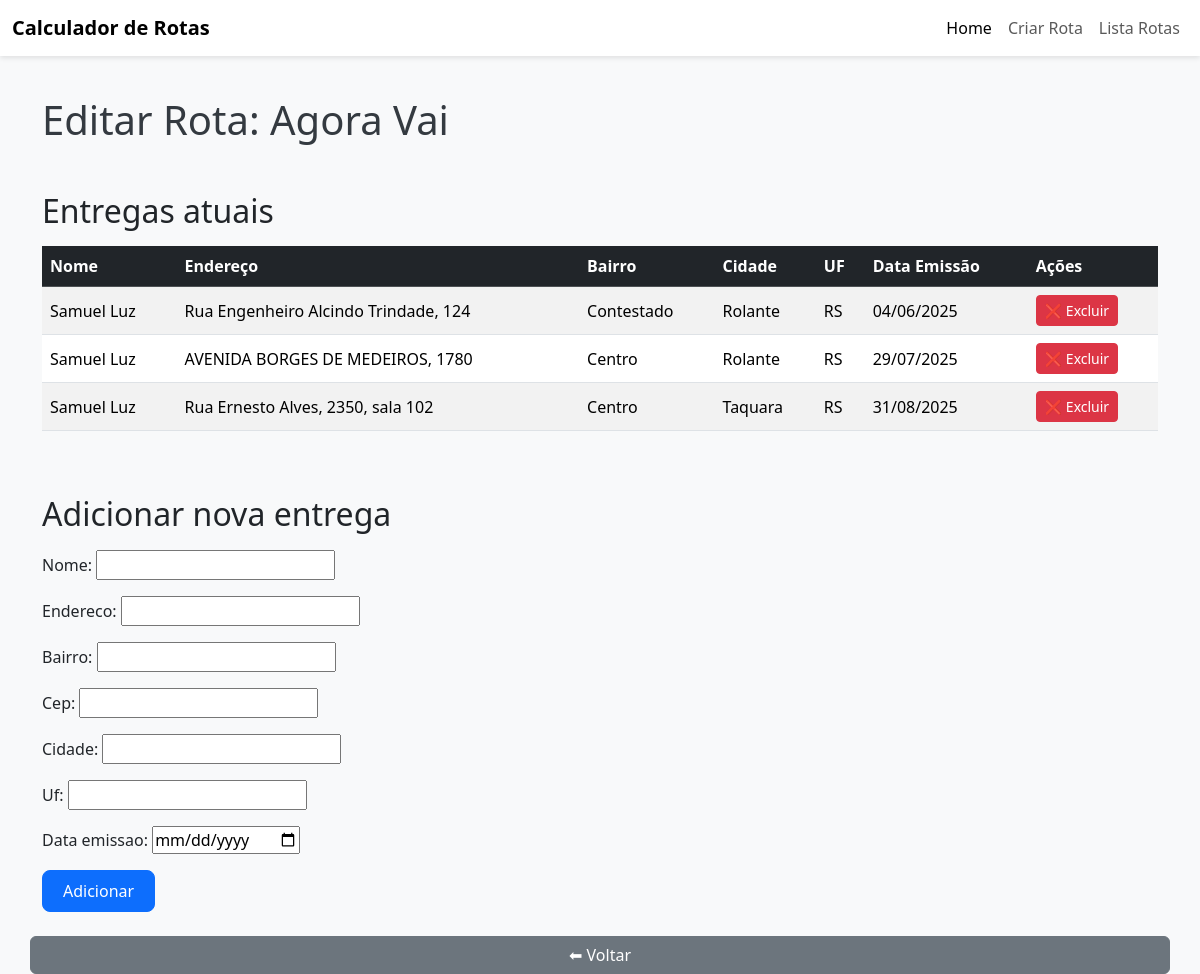
Screenshot of /rotas/editar/30/ with the database file from the repository.
### rotas/models/rota.py (models this page shows, shortened)
class Rota(models.Model):
    nome = models.CharField(max_length=100)
    data_criacao = models.DateTimeField(auto_now_add=True)
    entregas = models.ManyToManyField('Entrega', related_name='rotas')

### rotas/models/entrega.py (models this page shows, shortened)
class Entrega(models.Model):
    nome = models.CharField(max_length=100)
    endereco = models.CharField(max_length=100)
    bairro = models.CharField(max_length=100)
    cep = models.CharField(max_length=100)
    cidade = models.CharField(max_length=100)
    uf = models.CharField(max_length=100)
    data_emissao = models.DateField()
    data_adicao = models.DateField(auto_now_add=True)

### rotas/views/rota.py (the view)
# urls.py: path('editar/<int:rota_id>/', views.editar_rota, name='editar_rota'),
def editar_rota(request, rota_id):
    rota = get_object_or_404(Rota, id=rota_id)
    if request.method == 'POST':
        form = EntregasForm(request.POST)
        if form.is_valid():
            entrega = form.save()
            rota.entregas.add(entrega)
            return redirect('rotas:editar_rota', rota_id=rota.id)
    else:
        form = EntregasForm()
    entregas = rota.entregas.all()
    return render(request, 'rotas/editar_rota.html', {'rota': rota, 'entregas': entregas, 'form': form})

### rotas/forms/entregas_form.py
class EntregasForm(forms.ModelForm):
    class Meta:
        model = Entrega
        fields = ['nome', 'endereco', 'bairro', 'cep', 'cidade', 'uf', 'data_emissao']
        widgets = {
            'data_emissao': forms.DateInput(attrs={'type': 'date'}),
        }

### rotas/templates/rotas/editar_rota.html (shortened to what this page needs)
{% extends 'menu.html' %}
{% block conteudo %}
<h1 class="mb-4">Editar Rota: {{ rota.nome }}</h1>
<h2 class="mt-4 mb-3">Entregas atuais</h2>
{% if entregas %}
<div class="table-responsive">
  <table class="table table-striped table-hover align-middle">
    <thead class="table-dark">
      <tr>
        <th>Nome</th>
        <th>Endereço</th>
        <th>Bairro</th>
        <th>Cidade</th>
        <th>UF</th>
        <th>Data Emissão</th>
        <th>Ações</th>
      </tr>
    </thead>
    <tbody>
      {% for entrega in entregas %}
      <tr>
        <td>{{ entrega.nome }}</td>
        <td>{{ entrega.endereco }}</td>
        <td>{{ entrega.bairro }}</td>
        <td>{{ entrega.cidade }}</td>
        <td>{{ entrega.uf }}</td>
        <td>{{ entrega.data_emissao|date:"d/m/Y" }}</td>
        <td>
          <a href="{% url 'rotas:excluir_entrega' rota.id entrega.id %}"
             class="btn btn-sm btn-danger"
             onclick="return confirm('Deseja excluir esta entrega?')">❌ Excluir</a>
        </td>
      </tr>
      {% endfor %}
    </tbody>
  </table>
</div>
{% else %}
<p class="text-muted">Nenhuma entrega cadastrada.</p>
{% endif %}
<h2 class="mt-5 mb-3">Adicionar nova entrega</h2>
<form method="post" class="mb-4">
  <div class="mb-3">
    {{ form.as_p }}
  </div>
  <button type="submit" class="btn btn-primary">Adicionar</button>
</form>
<a href="{% url 'rotas:listar_rotas' %}" class="btn btn-secondary">⬅ Voltar</a>
{% endblock %}

### templates/base.html (style rules this page uses)
body { background-color: #f8f9fa; font-family: 'Segoe UI', Tahoma, Geneva, Verdana, sans-serif; }
h1 { margin-bottom: 30px; color: #343a40; }
.btn-primary { background-color: #0d6efd; border-radius: 8px; padding: 8px 20px; font-weight: 500; }

### rows the page displays
Rota: nome "Agora Vai"
Entrega: nome "Samuel Luz", endereco "Rua Engenheiro Alcindo Trindade, 124", bairro "Contestado", cidade "Rolante", uf "RS", data_emissao "04/06/2025"
Entrega: nome "Samuel Luz", endereco "AVENIDA BORGES DE MEDEIROS, 1780", bairro "Centro", cidade "Rolante", uf "RS", data_emissao "29/07/2025"
Entrega: nome "Samuel Luz", endereco "Rua Ernesto Alves, 2350, sala 102", bairro "Centro", cidade "Taquara", uf "RS", data_emissao "31/08/2025"
